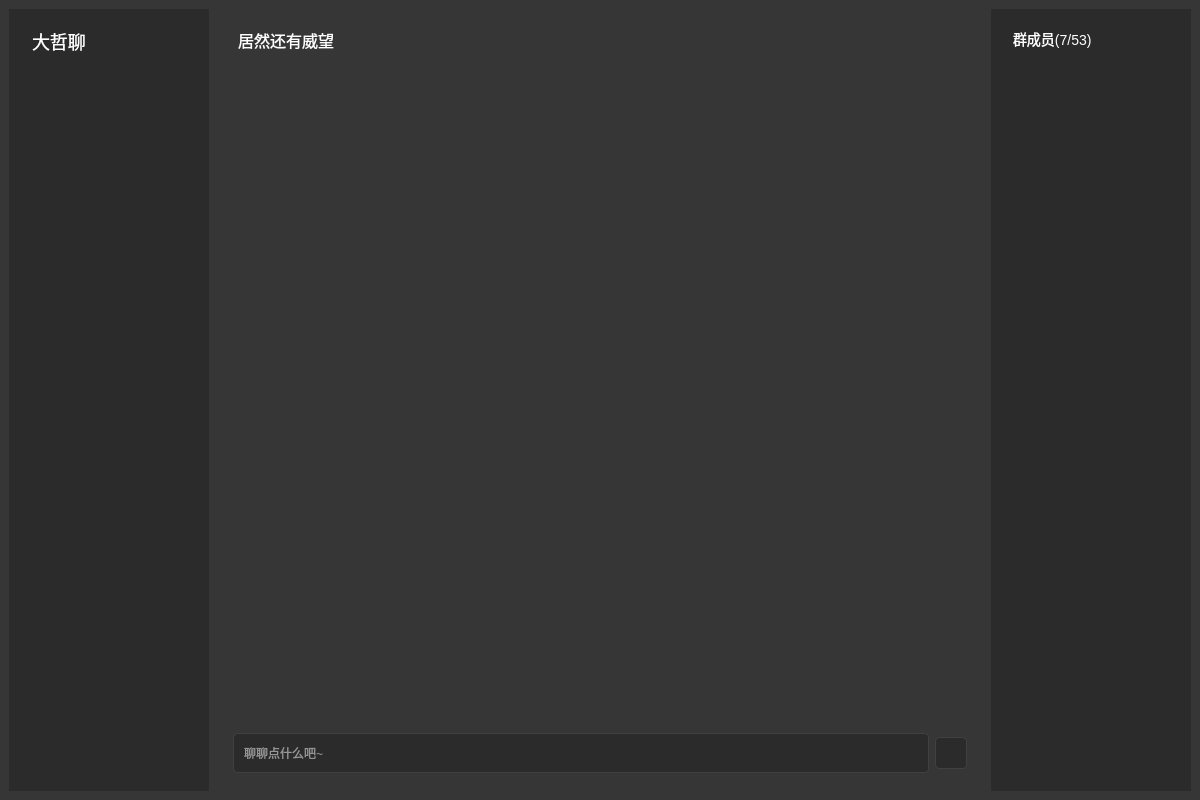
<?xml version="1.0" encoding="UTF-8"?>
<ui version="4.0">
 <class>ChatWindow</class>
 <widget class="QMainWindow" name="ChatWindow">
  <property name="geometry">
   <rect>
    <x>0</x>
    <y>0</y>
    <width>1200</width>
    <height>800</height>
   </rect>
  </property>
  <property name="minimumSize">
   <size>
    <width>1200</width>
    <height>800</height>
   </size>
  </property>
  <property name="windowTitle">
   <string>聊天室</string>
  </property>
  <property name="styleSheet">
   <string notr="true">QMainWindow {
    background-color: #363636;
}</string>
  </property>
  <widget class="QWidget" name="centralwidget">
   <layout class="QHBoxLayout" name="horizontalLayout">
    <item>
     <widget class="QWidget" name="leftSidebar" native="true">
      <property name="minimumSize">
       <size>
        <width>200</width>
        <height>0</height>
       </size>
      </property>
      <property name="maximumSize">
       <size>
        <width>200</width>
        <height>16777215</height>
       </size>
      </property>
      <property name="styleSheet">
       <string notr="true">background-color: #2B2B2B;</string>
      </property>
      <layout class="QVBoxLayout" name="verticalLayout">
       <item>
        <widget class="QLabel" name="channelHeader">
         <property name="styleSheet">
          <string notr="true">color: #FFFFFF;
font-size: 18px;
padding: 10px;</string>
         </property>
         <property name="text">
          <string>大哲聊</string>
         </property>
        </widget>
       </item>
       <item>
        <widget class="QListWidget" name="channelList">
         <property name="styleSheet">
          <string notr="true">QListWidget {
    background-color: #2B2B2B;
    border: none;
}
QListWidget::item {
    padding: 5px;
    color: #FFFFFF;
}
QListWidget::item:selected {
    background-color: #404040;
}</string>
         </property>
        </widget>
       </item>
      </layout>
     </widget>
    </item>
    <item>
     <widget class="QWidget" name="chatArea" native="true">
      <property name="styleSheet">
       <string notr="true">background-color: #363636;</string>
      </property>
      <layout class="QVBoxLayout" name="verticalLayout_2">
       <item>
        <widget class="QLabel" name="chatHeader">
         <property name="styleSheet">
          <string notr="true">color: #FFFFFF;
font-size: 16px;
padding: 10px;</string>
         </property>
         <property name="text">
          <string>居然还有威望</string>
         </property>
        </widget>
       </item>
       <item>
        <widget class="QListWidget" name="messageArea">
         <property name="styleSheet">
          <string notr="true">QListWidget {
    background-color: #363636;
    border: none;
}</string>
         </property>
        </widget>
       </item>
       <item>
        <widget class="QWidget" name="inputArea" native="true">
         <layout class="QHBoxLayout" name="horizontalLayout_2">
          <item>
           <widget class="QLineEdit" name="messageInput">
            <property name="minimumSize">
             <size>
              <width>0</width>
              <height>40</height>
             </size>
            </property>
            <property name="styleSheet">
             <string notr="true">QLineEdit {
    background-color: #2B2B2B;
    border: 1px solid #404040;
    border-radius: 4px;
    color: #FFFFFF;
    padding: 8px;
}</string>
            </property>
            <property name="placeholderText">
             <string>聊聊点什么吧~</string>
            </property>
           </widget>
          </item>
          <item>
           <widget class="QPushButton" name="sendButton">
            <property name="minimumSize">
             <size>
              <width>32</width>
              <height>32</height>
             </size>
            </property>
            <property name="maximumSize">
             <size>
              <width>32</width>
              <height>32</height>
             </size>
            </property>
            <property name="styleSheet">
             <string notr="true">QPushButton {
    background-color: #2B2B2B;
    border: 1px solid #404040;
    border-radius: 4px;
}
QPushButton:hover {
    background-color: #404040;
}
QPushButton:pressed {
    background-color: #505050;
}</string>
            </property>
           </widget>
          </item>
         </layout>
        </widget>
       </item>
      </layout>
     </widget>
    </item>
    <item>
     <widget class="QWidget" name="rightSidebar" native="true">
      <property name="minimumSize">
       <size>
        <width>200</width>
        <height>0</height>
       </size>
      </property>
      <property name="maximumSize">
       <size>
        <width>200</width>
        <height>16777215</height>
       </size>
      </property>
      <property name="styleSheet">
       <string notr="true">background-color: #2B2B2B;</string>
      </property>
      <layout class="QVBoxLayout" name="verticalLayout_3">
       <item>
        <widget class="QLabel" name="memberHeader">
         <property name="styleSheet">
          <string notr="true">color: #FFFFFF;
font-size: 14px;
padding: 10px;</string>
         </property>
         <property name="text">
          <string>群成员(7/53)</string>
         </property>
        </widget>
       </item>
       <item>
        <widget class="QListWidget" name="memberList">
         <property name="styleSheet">
          <string notr="true">QListWidget {
    background-color: #2B2B2B;
    border: none;
}</string>
         </property>
        </widget>
       </item>
      </layout>
     </widget>
    </item>
   </layout>
  </widget>
 </widget>
 <resources/>
 <connections/>
</ui>
